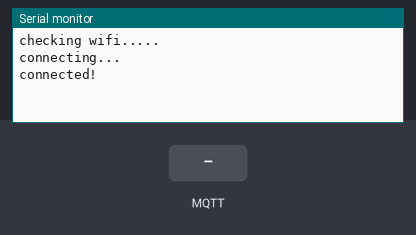
The sketch below on a simulated ESP8266 (NodeMCU). Shown: the last lines printed to the serial monitor. Inputs (shaded band) come from the test bench. WiFi joins after 1.5 s; servers stay silent unless stated; no MQTT or app messages arrive unless stated.

Above: at 3.2 s.
3.3 s: MQTT message "1" arrives on the first subscribed topic
At 3.9 s:
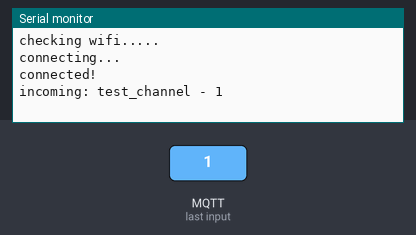
4.8 s: MQTT message "on" arrives on the first subscribed topic
At 6.0 s:
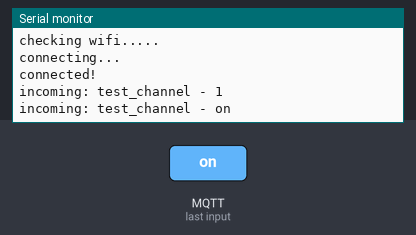
6.3 s: MQTT message "off" arrives on the first subscribed topic
At 7.2 s:
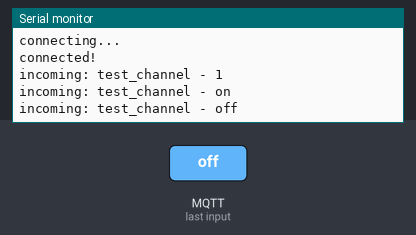

Measured:
- after the input at 3.3 s, the serial monitor: prints a new line at once (image 1)
- after the input at 4.8 s, the serial monitor: prints a new line at once (image 2)
- after the input at 6.3 s, the serial monitor: prints a new line at once (image 3)

The sketch:

AdafruitHuzzahESP8266_home.ino
```cpp
// This example uses an Adafruit Huzzah ESP8266
// to connect to shiftr.io.
//
// You can check on your device after a successful
// connection here: https://shiftr.io/try.
//
// by Joël Gähwiler
// https://github.com/256dpi/arduino-mqtt

#include <ESP8266WiFi.h>
#include <MQTT.h>

const char ssid[] = "STARK Industries";
const char pass[] = "language";

WiFiClient net;
MQTTClient client;

unsigned long lastMillis = 0;

void connect() {
  Serial.print("checking wifi...");
  while (WiFi.status() != WL_CONNECTED) {
    Serial.print(".");
    delay(1000);
  }

  Serial.print("\nconnecting...");
  while (!client.connect("nodemcu_utah", "try", "try")) {
    Serial.print(".");
    delay(1000);
  }

  Serial.println("\nconnected!");

  client.subscribe("test_channel");
  // client.unsubscribe("/hello");
}

void messageReceived(String &topic, String &payload) {
  Serial.println("incoming: " + topic + " - " + payload);
}

void setup() {
  Serial.begin(115200);
  WiFi.begin(ssid, pass);

  // Note: Local domain names (e.g. "Computer.local" on OSX) are not supported by Arduino.
  // You need to set the IP address directly.
  client.begin("192.168.8.101", net);
  client.onMessage(messageReceived);

  connect();
}

void loop() {
  client.loop();
  delay(10);  // <- fixes some issues with WiFi stability

  if (!client.connected()) {
    connect();
  }

  // publish a message roughly every second.
  if (millis() - lastMillis > 1000) {
    lastMillis = millis();
    client.publish("test_channel", "bazinga");
  }
}
```
